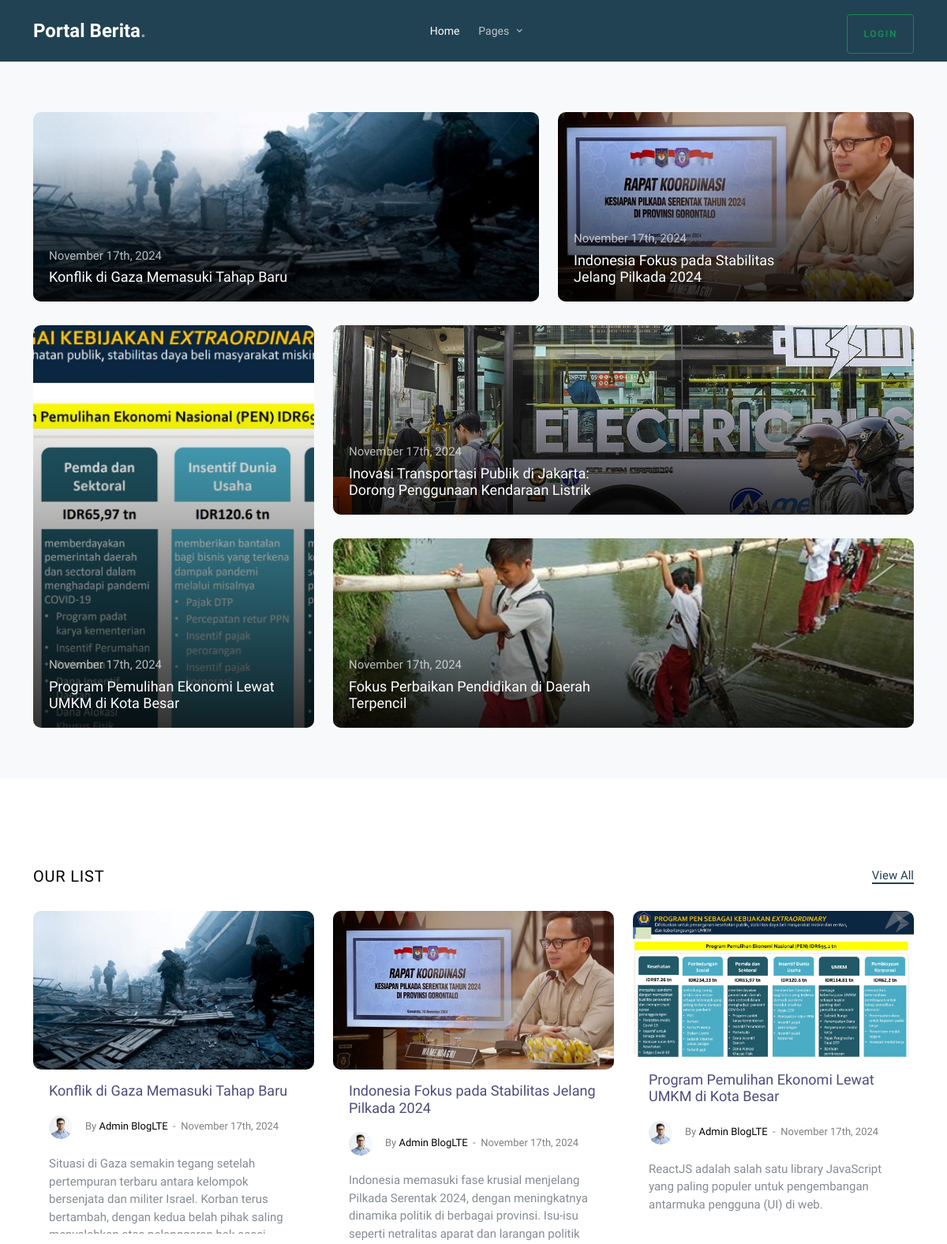
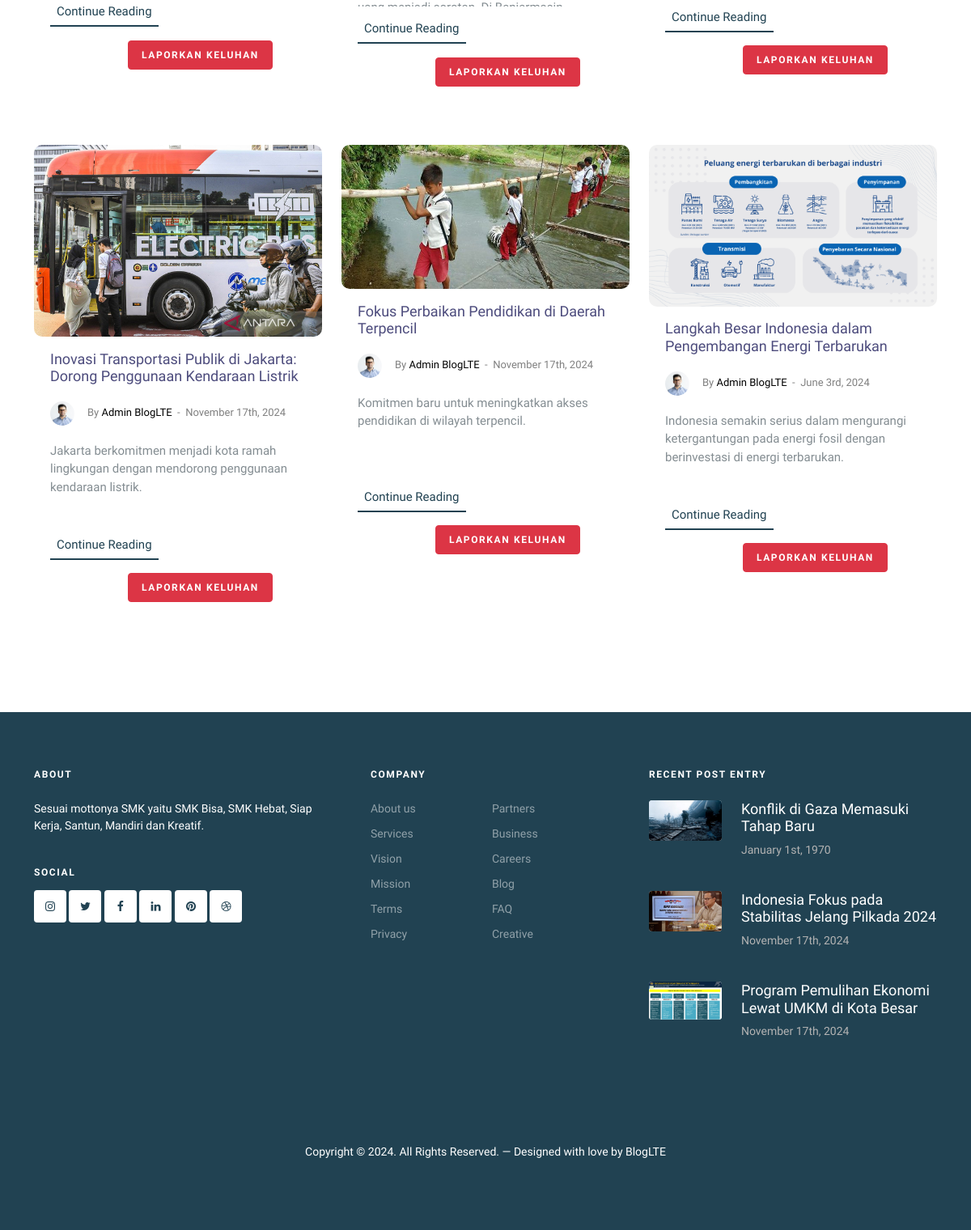
The page / on the database its author committed (2 pictures, top to bottom).
### tables this page shows
CREATE TABLE `blog` (
  `id` int(11) NOT NULL,
  `tanggal` date NOT NULL,
  `title` varchar(255) NOT NULL,
  `body` longtext NOT NULL,
  `thumbnail` varchar(255) NOT NULL,
  `deskripsi` longtext NOT NULL,
  `user_id` int(11) NOT NULL
);

CREATE TABLE `user` (
  `id` int(11) NOT NULL,
  `name` varchar(255) NOT NULL,
  `email` varchar(50) NOT NULL,
  `role` enum('admin','member') NOT NULL DEFAULT 'member',
  `password` varchar(255) NOT NULL
);

### index.php (the view, shortened to what this page needs)
<!doctype html>
<html lang="en">
<head>
	<link rel="stylesheet" href="fonts/icomoon/style.css">
	<link rel="stylesheet" href="fonts/flaticon/font/flaticon.css">
	<link rel="stylesheet" href="https://cdn.jsdelivr.net/npm/bootstrap-icons@1.8.1/font/bootstrap-icons.css">
	<link rel="stylesheet" href="css/tiny-slider.css">
	<link rel="stylesheet" href="css/aos.css">
	<link rel="stylesheet" href="css/glightbox.min.css">
	<link rel="stylesheet" href="css/style.css">
	<link rel="stylesheet" href="css/flatpickr.min.css">
</head>
<?php
require('config/koneksi.php');
function blogItems()
{
	global $koneksi;
	$sql = "SELECT blog.id,blog.title, blog.thumbnail, blog.deskripsi, blog.tanggal, user.name AS user_name
            FROM blog
            JOIN user ON blog.user_id = user.id
            ORDER BY blog.id DESC";
	$result = mysqli_query($koneksi, $sql);
	return mysqli_fetch_all($result, MYSQLI_ASSOC);
}
function formatDate($date)
{
	$str = strtotime($date);
	$new_date = date("F jS, Y", $str);
	return $new_date;
}
?>
<body>
	<nav class="site-nav">
		<div class="container">
			<div class="menu-bg-wrap">
				<div class="site-navigation">
					<div class="row g-0 align-items-center">
						<div class="col-2">
							<a href="index.php" class="logo m-0 float-start">Portal Berita<span
									class="text-primary">.</span></a>
						</div>
						<div class="col-8 text-center">
							<ul class="js-clone-nav d-none d-lg-inline-block text-start site-menu mx-auto">
								<li class="active"><a href="index.php">Home</a></li>
								<li class="has-children">
									<a href="list.php">Pages</a>
								</li>
							</ul>
						</div>
						<div class="col-2 text-end">
							<?php if (isset($_SESSION['user'])): ?>
								<a href="logout.php"
									class="btn btn-sm btn-outline-danger mt-2 d-none d-lg-inline-block">Logout</a>
							<?php elseif (!isset($_SESSION['user'])): ?>
								<a href="login.php"
									class="btn btn-sm btn-outline-success mt-2 d-none d-lg-inline-block">Login</a>
							<?php endif; ?>
						</div>
					</div>
				</div>
			</div>
		</div>
	</nav>
	<section class="section bg-light">
		<div class="container">
			<div class="row align-items-stretch retro-layout">
				<div class="col-md-7">
					<a href="article.php?id=<?= blogItems()[0]['id'] ?>" class="h-entry mb-30 v-height gradient">
						<div class="featured-img" style="background-image: url('<?= blogItems()[0]['thumbnail'] ?>');">
						</div>
						<div class="text">
							<span class="date"><?= formatDate(blogItems()[0]['tanggal']) ?></span>
							<h2><?= blogItems()[0]['title'] ?></h2>
						</div>
					</a>
				</div>
				<div class="col-md-5">
					<a href="article.php?id=<?= blogItems()[1]['id'] ?>" class="h-entry v-height gradient">
						<div class="featured-img" style="background-image: url('<?= blogItems()[1]['thumbnail'] ?>');">
						</div>
						<div class="text">
							<span class="date"><?= formatDate(blogItems()[1]['tanggal']) ?></span>
							<h2><?= blogItems()[1]['title'] ?></h2>
						</div>
					</a>
				</div>
			</div>
			<div class="row align-items-stretch retro-layout">
				<div class="col-md-4">
					<a href="article.php?id=<?= blogItems()[2]['id'] ?>" class="h-entry img-5 h-100 gradient">
						<div class="featured-img" style="background-image: url('<?= blogItems()[2]['thumbnail'] ?>');">
						</div>
						<div class="text">
							<span class="date"><?= formatDate(blogItems()[2]['tanggal']) ?></span>
							<h2><?= blogItems()[2]['title'] ?></h2>
						</div>
					</a>
				</div>
				<div class="col-md-8">
					<a href="article.php?id=<?= blogItems()[3]['id'] ?>" class="h-entry mb-30 v-height gradient">
						<div class="featured-img" style="background-image: url('<?= blogItems()[3]['thumbnail'] ?>');">
						</div>
						<div class="text">
							<span class="date"><?= formatDate(blogItems()[3]['tanggal']) ?></span>
							<h2><?= blogItems()[3]['title'] ?></h2>
						</div>
					</a>
					<a href="article.php?id=<?= blogItems()[4]['id'] ?>" class="h-entry v-height gradient">
						<div class="featured-img" style="background-image: url('<?= blogItems()[4]['thumbnail'] ?>');">
						</div>
						<div class="text">
							<span class="date"><?= formatDate(blogItems()[4]['tanggal']) ?></span>
							<h2><?= blogItems()[4]['title'] ?></h2>
						</div>
					</a>
				</div>
			</div>
		</div>
	</section>
	<section class="section mt-5">
		<div class="container">
			<div class="row mb-4">
				<div class="col-sm-6">
					<h2 class="posts-entry-title" data-aos="zoom-in-right">Our list</h2>
				</div>
				<div class="col-sm-6 text-sm-end" data-aos="zoom-in-left"><a href="list.php" class="read-more">View All</a></div>
			</div>
			<div class="row">
				<?php
				$items = blogItems();
				$total_items = count($items);
				$max_items = min(9, $total_items);
				for ($i = 0; $i < $max_items; $i++):
				?>
					<div class="col-lg-4 mb-4">
						<div class="post-entry-alt mb-5"
						data-aos="fade-up"
						data-aos-duration="3000">
							<a href="article.php?id=<?= $items[$i]['id'] ?>" class="img-link"><img
									src="<?= $items[$i]['thumbnail'] ?>" alt="Image" class="img-fluid">
							</a>
							<div class="excerpt">
								<h2><a href="article.php?id=<?= $items[$i]['id'] ?>"><?= $items[$i]['title'] ?></a></h2>
								<div class="post-meta align-items-center text-left clearfix">
									<figure class="author-figure mb-0 me-3 float-start"><img src="images/person_1.jpg"
											alt="Image" class="img-fluid">
									</figure>
									<span class="d-inline-block mt-1">By <a
											href="#"><?= $items[$i]['user_name'] ?></a>
									</span>
									<span>&nbsp;-&nbsp; <?= formatDate($items[$i]['tanggal']) ?></span>
								</div>
								<p class="doremifasol"><?= $items[$i]['deskripsi'] ?></p>
								<p><a href="article.php?id=<?= $items[$i]['id'] ?>" class="read-more ver">Continue Reading</a></p>
								<div class="ms-5 ps-5 mt-4">
									<button type="button" class="btn btn-danger px-3 py-2" data-bs-toggle="modal" data-bs-target="#exampleModal">
										Laporkan Keluhan
									</button>
								</div>
							</div>
						</div>
					</div>
				<?php endfor; ?>
			</div>
		</div>
	</section>
	<footer class="site-footer">
		<div class="container">
			<div class="row">
				<div class="col-lg-4">
					<div class="widget">
						<h3 class="mb-4">About</h3>
						<p>Sesuai mottonya SMK yaitu SMK Bisa, SMK Hebat, Siap Kerja, Santun, Mandiri dan Kreatif.</p>
					</div>
					<div class="widget">
						<h3>Social</h3>
						<ul class="list-unstyled social">
							<li><a href="#"><span class="icon-instagram"></span></a></li>
							<li><a href="#"><span class="icon-twitter"></span></a></li>
							<li><a href="#"><span class="icon-facebook"></span></a></li>
							<li><a href="#"><span class="icon-linkedin"></span></a></li>
							<li><a href="#"><span class="icon-pinterest"></span></a></li>
							<li><a href="#"><span class="icon-dribbble"></span></a></li>
						</ul>
					</div>
				</div>
				<div class="col-lg-4 ps-lg-5">
					<div class="widget">
						<h3 class="mb-4">Company</h3>
						<ul class="list-unstyled float-start links">
							<li><a href="#">About us</a></li>
							<li><a href="#">Services</a></li>
							<li><a href="#">Vision</a></li>
							<li><a href="#">Mission</a></li>
							<li><a href="#">Terms</a></li>
							<li><a href="#">Privacy</a></li>
						</ul>
						<ul class="list-unstyled float-start links">
							<li><a href="#">Partners</a></li>
							<li><a href="#">Business</a></li>
							<li><a href="#">Careers</a></li>
							<li><a href="#">Blog</a></li>
							<li><a href="#">FAQ</a></li>
							<li><a href="#">Creative</a></li>
						</ul>
					</div>
				</div>
				<div class="col-lg-4">
					<div class="widget">
						<h3 class="mb-4">Recent Post Entry</h3>
						<div class="post-entry-footer">
							<ul>
								<li>
									<a href="article.php?id=<?= blogItems()[0]['id'] ?>">
										<img src="<?= blogItems()[0]['thumbnail'] ?>" alt="Image placeholder"
											class="me-4 rounded bg-white">
										<div class="text">
											<h4><?= blogItems()[0]['title'] ?></h4>
											<div class="post-meta">
												<span class="mr-2"><?= formatDate(blogItems()[8]['tanggal']) ?> </span>
											</div>
										</div>
									</a>
								</li>
								<li>
									<a href="article.php?id=<?= blogItems()[1]['id'] ?>">
										<img src="<?= blogItems()[1]['thumbnail'] ?>" alt="Image placeholder"
											class="me-4 rounded bg-white">
										<div class="text">
											<h4><?= blogItems()[1]['title'] ?></h4>
											<div class="post-meta">
												<span class="mr-2"><?= formatDate(blogItems()[1]['tanggal']) ?> </span>
											</div>
										</div>
									</a>
								</li>
								<li>
									<a href="article.php?id=<?= blogItems()[2]['id'] ?>">
										<img src="<?= blogItems()[2]['thumbnail'] ?>" alt="Image placeholder"
											class="me-4 rounded bg-white">
										<div class="text">
											<h4><?= blogItems()[2]['title'] ?></h4>
											<div class="post-meta">
												<span class="mr-2"><?= formatDate(blogItems()[2]['tanggal']) ?> </span>
											</div>
										</div>
									</a>
								</li>
							</ul>
						</div>
					</div>
				</div>
			</div>
			<div class="row mt-5">
				<div class="col-12 text-center">
					<p>Copyright &copy;
						. All Rights Reserved. &mdash;
						Designed with love by <gL href="https://untree.co">BlogLTE</a>
					</p>
				</div>
			</div>
		</div>
	</footer>
</body>
</html>

### index.php (style rules this page uses)
.doremifasol { height: 100px; overflow-y: scroll; overflow-x: hidden; }
.ver { transition: 0.5s; padding: 8px; }

### rows shown on the page
blog: thumbnail (picture), tanggal "November 17th, 2024", title "Konflik di Gaza Memasuki Tahap Baru", user.name "Admin BlogLTE", deskripsi "Situasi di Gaza semakin tegang setelah pertempuran terbaru antara kelompok bersenjata dan militer Israel. Korban terus bertambah, dengan kedua belah pihak saling…"
blog: thumbnail (picture), tanggal "November 17th, 2024", title "Indonesia Fokus pada Stabilitas Jelang Pilkada 2024", user.name "Admin BlogLTE", deskripsi "Indonesia memasuki fase krusial menjelang Pilkada Serentak 2024, dengan meningkatnya dinamika politik di berbagai provinsi. Isu-isu seperti netralitas aparat dan larangan politik…"
blog: thumbnail (picture), tanggal "November 17th, 2024", title "Program Pemulihan Ekonomi Lewat UMKM di Kota Besar", user.name "Admin BlogLTE", deskripsi "ReactJS adalah salah satu library JavaScript yang paling populer untuk pengembangan antarmuka pengguna (UI) di web."
blog: thumbnail (picture), tanggal "November 17th, 2024", title "Inovasi Transportasi Publik di Jakarta: Dorong Penggunaan Kendaraan Listrik", user.name "Admin BlogLTE", deskripsi "Jakarta berkomitmen menjadi kota ramah lingkungan dengan mendorong penggunaan kendaraan listrik."
blog: thumbnail (picture), tanggal "November 17th, 2024", title "Fokus Perbaikan Pendidikan di Daerah Terpencil", user.name "Admin BlogLTE", deskripsi "Komitmen baru untuk meningkatkan akses pendidikan di wilayah terpencil."
blog: thumbnail (picture), title "Langkah Besar Indonesia dalam Pengembangan Energi Terbarukan", user.name "Admin BlogLTE", tanggal "June 3rd, 2024", deskripsi "Indonesia semakin serius dalam mengurangi ketergantungan pada energi fosil dengan berinvestasi di energi terbarukan."

### other values the page prints
formatDate(blogItems()[8]['tanggal']) "January 1st, 1970"
